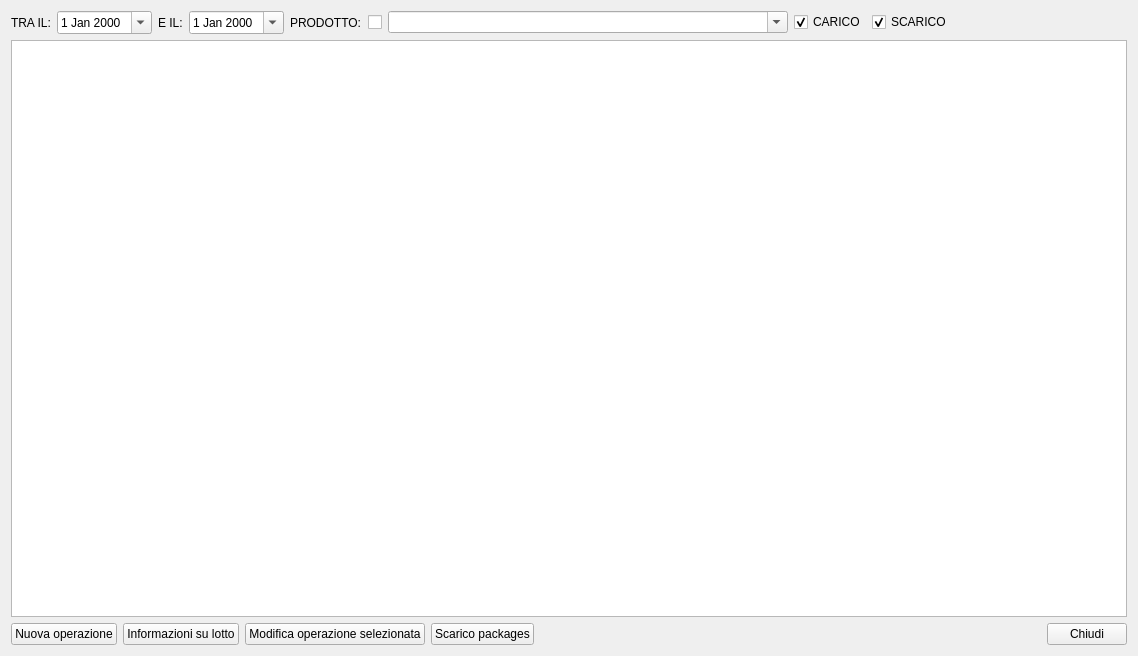
<?xml version="1.0" encoding="UTF-8"?>
<ui version="4.0">
 <class>HMagazzino</class>
 <widget class="QWidget" name="HMagazzino">
  <property name="geometry">
   <rect>
    <x>0</x>
    <y>0</y>
    <width>1138</width>
    <height>656</height>
   </rect>
  </property>
  <property name="windowTitle">
   <string>Movimentazione Magazzino</string>
  </property>
  <property name="windowIcon">
   <iconset resource="icons.qrc">
    <normaloff>:/Resources/fork-1-icon.png</normaloff>:/Resources/fork-1-icon.png</iconset>
  </property>
  <layout class="QVBoxLayout" name="verticalLayout">
   <item>
    <layout class="QHBoxLayout" name="horizontalLayout_4">
     <item>
      <layout class="QHBoxLayout" name="horizontalLayout">
       <item>
        <widget class="QLabel" name="label">
         <property name="text">
          <string>TRA IL:</string>
         </property>
        </widget>
       </item>
       <item>
        <widget class="QDateEdit" name="deFrom">
         <property name="calendarPopup">
          <bool>true</bool>
         </property>
        </widget>
       </item>
       <item>
        <widget class="QLabel" name="label_2">
         <property name="text">
          <string>E IL:</string>
         </property>
        </widget>
       </item>
       <item>
        <widget class="QDateEdit" name="deTo">
         <property name="calendarPopup">
          <bool>true</bool>
         </property>
        </widget>
       </item>
      </layout>
     </item>
     <item>
      <layout class="QHBoxLayout" name="horizontalLayout_2">
       <item>
        <widget class="QLabel" name="label_3">
         <property name="text">
          <string>PRODOTTO:</string>
         </property>
        </widget>
       </item>
       <item>
        <widget class="QCheckBox" name="cbP">
         <property name="text">
          <string/>
         </property>
        </widget>
       </item>
       <item>
        <widget class="QComboBox" name="cbProdotti">
         <property name="enabled">
          <bool>true</bool>
         </property>
         <property name="minimumSize">
          <size>
           <width>400</width>
           <height>0</height>
          </size>
         </property>
         <property name="editable">
          <bool>true</bool>
         </property>
         <property name="insertPolicy">
          <enum>QComboBox::NoInsert</enum>
         </property>
        </widget>
       </item>
      </layout>
     </item>
     <item>
      <layout class="QHBoxLayout" name="horizontalLayout_3">
       <item>
        <widget class="QCheckBox" name="cbC">
         <property name="text">
          <string>CARICO</string>
         </property>
         <property name="checked">
          <bool>true</bool>
         </property>
        </widget>
       </item>
       <item>
        <widget class="QCheckBox" name="cbS">
         <property name="text">
          <string>SCARICO</string>
         </property>
         <property name="checked">
          <bool>true</bool>
         </property>
        </widget>
       </item>
       <item>
        <spacer name="horizontalSpacer">
         <property name="orientation">
          <enum>Qt::Horizontal</enum>
         </property>
         <property name="sizeHint" stdset="0">
          <size>
           <width>40</width>
           <height>20</height>
          </size>
         </property>
        </spacer>
       </item>
      </layout>
     </item>
    </layout>
   </item>
   <item>
    <widget class="QTableView" name="tableView">
     <property name="editTriggers">
      <set>QAbstractItemView::NoEditTriggers</set>
     </property>
     <property name="alternatingRowColors">
      <bool>true</bool>
     </property>
     <property name="selectionMode">
      <enum>QAbstractItemView::SingleSelection</enum>
     </property>
     <property name="selectionBehavior">
      <enum>QAbstractItemView::SelectRows</enum>
     </property>
     <attribute name="horizontalHeaderShowSortIndicator" stdset="0">
      <bool>true</bool>
     </attribute>
     <attribute name="horizontalHeaderStretchLastSection">
      <bool>true</bool>
     </attribute>
     <attribute name="verticalHeaderVisible">
      <bool>false</bool>
     </attribute>
    </widget>
   </item>
   <item>
    <layout class="QHBoxLayout" name="horizontalLayout_5">
     <item>
      <widget class="QPushButton" name="pushButton_3">
       <property name="text">
        <string>Nuova operazione</string>
       </property>
       <property name="icon">
        <iconset resource="icons.qrc">
         <normaloff>:/Resources/Actions-configure-icon.png</normaloff>:/Resources/Actions-configure-icon.png</iconset>
       </property>
      </widget>
     </item>
     <item>
      <widget class="QPushButton" name="pbLotInfo">
       <property name="text">
        <string>Informazioni su lotto</string>
       </property>
       <property name="icon">
        <iconset resource="icons.qrc">
         <normaloff>:/Resources/Wood-4-icon.png</normaloff>:/Resources/Wood-4-icon.png</iconset>
       </property>
      </widget>
     </item>
     <item>
      <widget class="QPushButton" name="pushButton_2">
       <property name="text">
        <string>Modifica operazione selezionata</string>
       </property>
       <property name="icon">
        <iconset resource="icons.qrc">
         <normaloff>:/Resources/Monitoring64.png</normaloff>:/Resources/Monitoring64.png</iconset>
       </property>
      </widget>
     </item>
     <item>
      <widget class="QPushButton" name="pushButton_4">
       <property name="text">
        <string>Scarico packages</string>
       </property>
       <property name="icon">
        <iconset resource="icons.qrc">
         <normaloff>:/Resources/Upload.PNG</normaloff>:/Resources/Upload.PNG</iconset>
       </property>
      </widget>
     </item>
     <item>
      <spacer name="horizontalSpacer_2">
       <property name="orientation">
        <enum>Qt::Horizontal</enum>
       </property>
       <property name="sizeHint" stdset="0">
        <size>
         <width>40</width>
         <height>20</height>
        </size>
       </property>
      </spacer>
     </item>
     <item>
      <widget class="QPushButton" name="pushButton">
       <property name="text">
        <string>Chiudi</string>
       </property>
       <property name="icon">
        <iconset resource="icons.qrc">
         <normaloff>:/Resources/Actions-window-close-icon.png</normaloff>:/Resources/Actions-window-close-icon.png</iconset>
       </property>
      </widget>
     </item>
    </layout>
   </item>
  </layout>
 </widget>
 <resources>
  <include location="icons.qrc"/>
 </resources>
 <connections/>
</ui>
